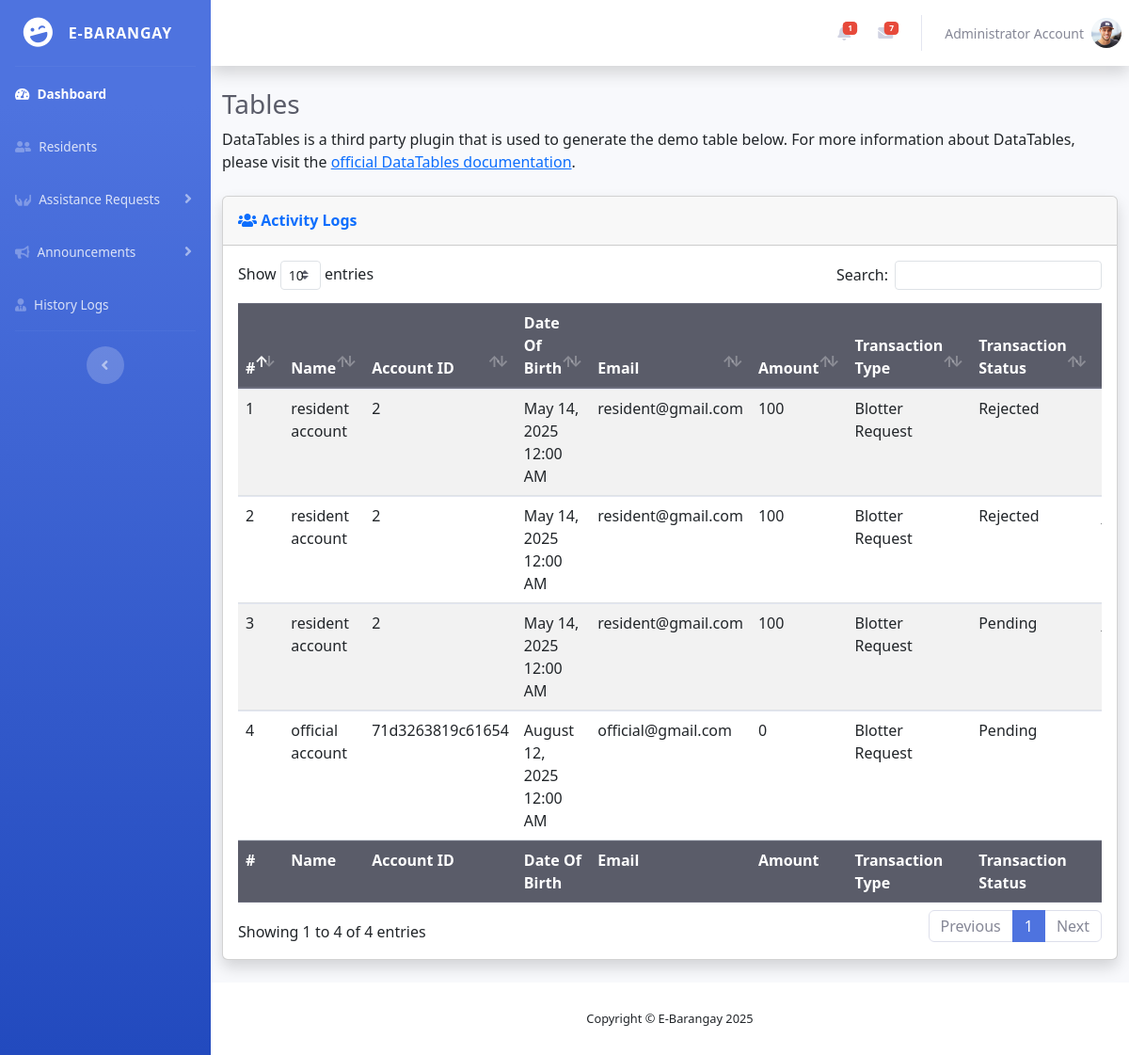
Page /officials/blotter.php (signed in) on the committed database.
### tables this page shows
CREATE TABLE `accounts` (
  `account_id` varchar(200) NOT NULL,
  `profile_pic` varchar(255) NOT NULL,
  `first_name` varchar(50) NOT NULL,
  `last_name` varchar(50) NOT NULL,
  `date_of_birth` date NOT NULL,
  `address` varchar(200) NOT NULL,
  `contact_number` int(20) NOT NULL,
  `email` varchar(100) NOT NULL,
  `password` varchar(255) NOT NULL,
  `user_type` int(30) NOT NULL,
  `verification_token` varchar(255) NOT NULL,
  `verification_status` varchar(100) NOT NULL,
  `date_registered` timestamp NOT NULL DEFAULT current_timestamp()
);

CREATE TABLE `file_request` (
  `id` int(11) NOT NULL,
  `user_id` varchar(200) NOT NULL,
  `name` varchar(100) NOT NULL,
  `date_of_birth` date NOT NULL,
  `email` varchar(150) NOT NULL,
  `amount` int(11) NOT NULL,
  `transaction_type` varchar(100) NOT NULL,
  `transaction_status` varchar(50) NOT NULL,
  `date_submitted` timestamp NOT NULL DEFAULT current_timestamp()
);

### officials/blotter.php (the view, shortened to what this page needs)
<?php
    include '../includes/official/official_sidebar.php';
    $query = $connection->prepare("SELECT * FROM `file_request` WHERE `transaction_type` = ?");
    $query->execute(['Blotter Request']);
    $blotter_requests = $query->fetchAll(PDO::FETCH_ASSOC);
?>
<h1 class="h3 mb-2 text-gray-800">Tables</h1>
<p class="mb-4">DataTables is a third party plugin that is used to generate the demo table below.
    For more information about DataTables, please visit the <a target="_blank"
        href="https://datatables.net">official DataTables documentation</a>.</p>
<div class="card shadow mb-4">
    <div class="card-header py-3">
        <h6 class="m-0 font-weight-bold text-primary">
            <i class="fas fa-users"></i> Activity Logs
        </h6>
    </div>
    <div class="card-body">
        <div class="table-responsive">
            <table class="table table-hover table-striped align-middle" id="dataTable" width="100%" cellspacing="0">
                <thead class="thead-dark">
                    <tr>
                        <th>#</th>
                        <th>Name</th>
                        <th>Account ID</th>
                        <th>Date Of Birth</th>
                        <th>Email</th>
                        <th>Amount</th>
                        <th>Transaction Type</th>
                        <th>Transaction Status</th>
                        <th>Timestamp</th>
                    </tr>
                </thead>
                <tfoot class="thead-dark">
                    <tr>
                    <th>#</th>
                        <th>Name</th>
                        <th>Account ID</th>
                        <th>Date Of Birth</th>
                        <th>Email</th>
                        <th>Amount</th>
                        <th>Transaction Type</th>
                        <th>Transaction Status</th>
                        <th>Timestamp</th>
                    </tr>
                </tfoot>
                <tbody>
                    <?php
                    $count = 1;
                    foreach ($blotter_requests as $logs):
                    ?>
                        <tr>
                            <td><?php echo $count++; ?></td>
                            <td><?php echo ($logs['name']); ?></td>
                            <td><?php echo ($logs['user_id']); ?></td>
                            <td><?php echo date('F j, Y g:i A', strtotime($logs['date_of_birth'])); ?></td>
                            <td><?php echo ($logs['email']); ?></td>
                            <td><?php echo ($logs['amount']); ?></td>
                            <td><?php echo ($logs['transaction_type']); ?></td>
                            <td><?php echo ($logs['transaction_status']); ?></td>
                            <td><?php echo date('F j, Y g:i A', strtotime($logs['date_submitted'])); ?></td>
                        </tr>
                    <?php endforeach; ?>
                </tbody>
            </table>
        </div>
    </div>
</div>
<?php include '../includes/footer.php'; ?>

### includes/official/topbar.php (shortened to what this page needs)
<nav class="navbar navbar-expand navbar-light bg-white topbar mb-4 static-top shadow">
    <ul class="navbar-nav ml-auto">
        <li class="nav-item dropdown no-arrow mx-1">
            <a class="nav-link dropdown-toggle" href="#" id="alertsDropdown" role="button"
                data-toggle="dropdown" aria-haspopup="true" aria-expanded="false">
                <?php if ($unreadCount > 0): ?>
                    <span class="badge badge-danger badge-counter"><?= $unreadCount ?></span>
                <?php endif; ?>
            </a>
        </li>
        <li class="nav-item dropdown no-arrow mx-1">
            <a class="nav-link dropdown-toggle" href="#" id="messagesDropdown" role="button"
                data-toggle="dropdown" aria-haspopup="true" aria-expanded="false">
                <span class="badge badge-danger badge-counter">7</span>
            </a>
        </li>
        <li class="nav-item dropdown no-arrow">
            <a class="nav-link dropdown-toggle" href="#" id="userDropdown" role="button"
                data-toggle="dropdown" aria-haspopup="true" aria-expanded="false">
                <span class="mr-2 d-none d-lg-inline text-gray-600 small">
                    <?= ($fetch_user['first_name'] . ' ' . $fetch_user['last_name']); ?>
                </span>
                <img class="img-profile rounded-circle"
                    src="../uploads/<?= ($fetch_user['profile_pic']); ?>">
            </a>
        </li>
    </ul>
</nav>
<div class="container-fluid">

### rows in the picture
accounts: first_name "Administrator", last_name "Account", profile_pic (picture)
file_request: name "resident account", user "2", date_of_birth "May 14, 2025 12:00 AM", email "resident@gmail.com", amount "100", transaction_type "Blotter Request", transaction_status "Rejected"
file_request: name "resident account", user "2", date_of_birth "May 14, 2025 12:00 AM", email "resident@gmail.com", amount "100", transaction_type "Blotter Request", transaction_status "Rejected"
file_request: name "resident account", user "2", date_of_birth "May 14, 2025 12:00 AM", email "resident@gmail.com", amount "100", transaction_type "Blotter Request", transaction_status "Pending"
file_request: name "official account", user "71d3263819c61654", date_of_birth "August 12, 2025 12:00 AM", email "official@gmail.com", amount "0", transaction_type "Blotter Request", transaction_status "Pending"

### other values in the picture
$unreadCount "1"
